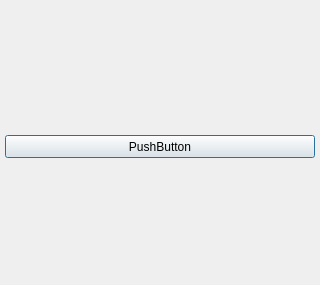
<?xml version="1.0" encoding="UTF-8"?>
<ui version="4.0">
 <class>Dialog</class>
 <widget class="QDialog" name="Dialog">
  <property name="enabled">
   <bool>true</bool>
  </property>
  <property name="geometry">
   <rect>
    <x>0</x>
    <y>0</y>
    <width>320</width>
    <height>285</height>
   </rect>
  </property>
  <property name="sizePolicy">
   <sizepolicy hsizetype="Preferred" vsizetype="Preferred">
    <horstretch>0</horstretch>
    <verstretch>0</verstretch>
   </sizepolicy>
  </property>
  <property name="minimumSize">
   <size>
    <width>320</width>
    <height>285</height>
   </size>
  </property>
  <property name="maximumSize">
   <size>
    <width>320</width>
    <height>285</height>
   </size>
  </property>
  <property name="windowTitle">
   <string>Name It</string>
  </property>
  <layout class="QVBoxLayout" name="verticalLayout_1">
   <property name="spacing">
    <number>0</number>
   </property>
   <property name="margin">
    <number>5</number>
   </property>
   <item>
    <widget class="QWidget" name="widget" native="true">
     <widget class="QPushButton" name="pushButton">
      <property name="geometry">
       <rect>
        <x>0</x>
        <y>130</y>
        <width>310</width>
        <height>23</height>
       </rect>
      </property>
      <property name="text">
       <string>PushButton</string>
      </property>
     </widget>
    </widget>
   </item>
  </layout>
 </widget>
 <resources/>
 <connections/>
</ui>
